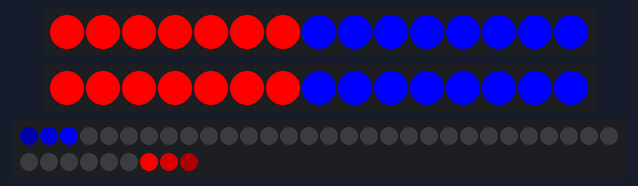
Simulated run of this sketch. Board: Arduino Uno, built with avr-gcc and run on an emulated ATmega328P. On the bench: 2 × 15 RGB LEDs in strip order, left to right, 39 RGB LEDs in strip order, left to right, continuing on the next row.

Above: at 0.26 s.
At 10.66 s:
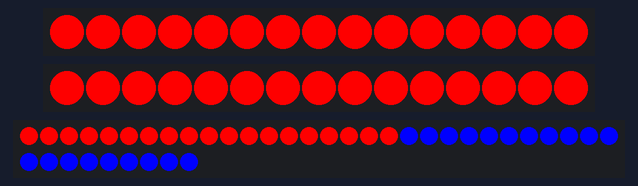
At 15.6 s:
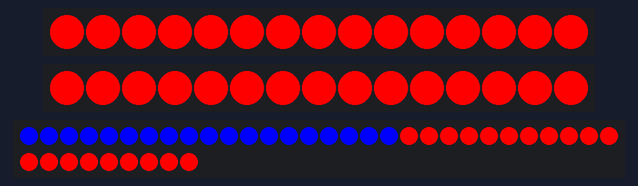
At 20.9 s:
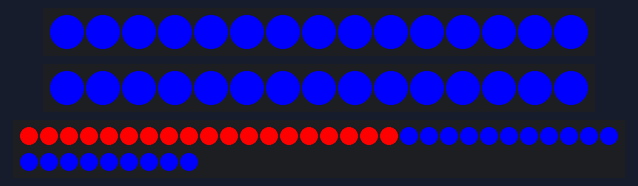
At 31.5 s:
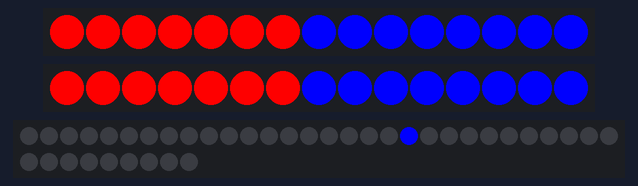
At 39.85 s:
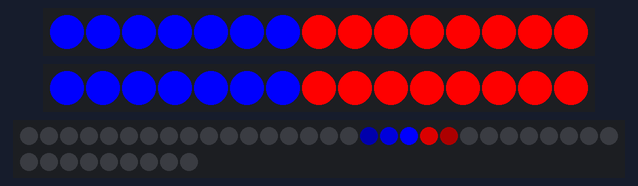

Measured:
- what the display in image 1 shows lasts 0.4 s, from 10.5 s to 10.9 s
- what the display in image 2 shows lasts 0.5 s, from 15.6 s to 16.1 s
- what the display in image 3 shows lasts 10.5 s, from 20.9 s to 31.4 s

The sketch:

halloween_2021_PoliceCar.ino
```cpp
#include <Adafruit_NeoPixel.h>
#ifdef __AVR__
  #include <avr/power.h>
#endif

//  The overall fire brightness
//  (this can affect both color levels and power consumption)
int brightness = 250;
int frontAnimationStep = 0;
int rearAnimationStep = 0;

// Parameter 1 = number of pixels in strip
// Parameter 2 = Arduino pin number (most are valid)
// Parameter 3 = pixel type flags, add together as needed:
//   NEO_KHZ800  800 KHz bitstream (most NeoPixel products w/WS2812 LEDs)
//   NEO_KHZ400  400 KHz (classic 'v1' (not v2) FLORA pixels, WS2811 drivers)
//   NEO_GRB     Pixels are wired for GRB bitstream (most NeoPixel products)
//   NEO_RGB     Pixels are wired for RGB bitstream (v1 FLORA pixels, not v2)

Adafruit_NeoPixel rearStrip = Adafruit_NeoPixel(15, 5, NEO_GRB + NEO_KHZ800);
Adafruit_NeoPixel rearStrip2 = Adafruit_NeoPixel(15, 9, NEO_GRB + NEO_KHZ800);
Adafruit_NeoPixel frontStrip = Adafruit_NeoPixel(39, 6, NEO_GRB + NEO_KHZ800);

// IMPORTANT: To reduce NeoPixel burnout risk, add 1000 uF capacitor across
// pixel power leads, add 300 - 500 Ohm resistor on first pixel's data input
// and minimize distance between Arduino and first pixel.  Avoid connecting
// on a live circuit...if you must, connect GND first.
// For the ultimate NeoPixel guide, check out:
// https://learn.adafruit.com/adafruit-neopixel-uberguide/overview

void setup() {
  rearStrip.begin();
  rearStrip.setBrightness(brightness);
  rearStrip.show(); // Initialize all pixels to 'off'

  rearStrip2.begin();
  rearStrip2.setBrightness(brightness);
  rearStrip2.show(); // Initialize all pixels to 'off'

  frontStrip.begin();
  frontStrip.setBrightness(brightness);
  frontStrip.show(); // Initialize all pixels to 'off'

  //delay(200);
  //boosterInitialize(&boosterStrip, 240);
  //delay(100);
}

int rearAnimation1(Adafruit_NeoPixel *strip, int brightness, int animationStep) {
  for(int i=0; i< strip->numPixels(); i++) {
    strip->setPixelColor(i, 0, 0, 255);
  }

  strip->show();

  return 0;
}

int rearAnimation2(Adafruit_NeoPixel *strip, int brightness, int animationStep) {
  for(int i=0; i< strip->numPixels(); i++) {
    strip->setPixelColor(i, 255, 0, 0);
  }

  strip->show();

  return 0;
}

int rearAnimation3(Adafruit_NeoPixel *strip, int brightness, int animationStep) {
  if (animationStep < 4) {
    for(int i=0; i< strip->numPixels(); i++) {
      if (i < strip->numPixels() / 2) {
        strip->setPixelColor(i, 255, 0, 0);
      } else {
        strip->setPixelColor(i, 0, 0, 255);
      }
    }
  } else {
    for(int i=0; i< strip->numPixels(); i++) {
      if (i < strip->numPixels() / 2) {
        strip->setPixelColor(i, 0, 0, 255);
      } else {
        strip->setPixelColor(i, 255, 0, 0);
      }
    }
  }

  strip->show();

  if (animationStep < 8) {
    return animationStep + 1;
  } else {
    return 0;
  }
}

int frontAnimation1(Adafruit_NeoPixel *strip, int animationStep) {
  int numPixels = strip->numPixels();
  for (int j = 0; j < numPixels; j++) {
    if (j < numPixels / 2) {
      strip->setPixelColor(j, 255, 0, 0);
    } else {
      strip->setPixelColor(j, 0, 0, 255);
    }
  }

  strip->show();

  if (animationStep < strip->numPixels()) {
    return animationStep + 1;
  } else {
    return 0;
  }
}

int frontAnimation2(Adafruit_NeoPixel *strip, int animationStep) {
  int numPixels = strip->numPixels();

  if (animationStep < 4) {
    for (int j = 0; j < numPixels; j++) {
      if (j < numPixels / 2) {
        strip->setPixelColor(j, 255, 0, 0);
      } else {
        strip->setPixelColor(j, 0, 0, 255);
      }
    }
  } else {
    for (int j = 0; j < numPixels; j++) {
      if (j < numPixels / 2) {
        strip->setPixelColor(j, 0, 0, 255);
      } else {
        strip->setPixelColor(j, 255, 0, 0);
      }
    }
  }

  strip->show();

  if (animationStep < 8) {
    return animationStep + 1;
  } else {
    return 0;
  }
}

int frontAnimation3(Adafruit_NeoPixel *strip, int animationStep) {
  int numPixels = strip->numPixels();

  for (int j = 0; j < (numPixels / 2); j++) {
    if (j == animationStep) {
      strip->setPixelColor(j, 0, 0, 255);
      strip->setPixelColor(numPixels - j - 1, 255, 0, 0);
    } else if (j == animationStep - 1) {
      strip->setPixelColor(j, 0, 0, 150);
      strip->setPixelColor(numPixels - j - 1, 150, 0, 0);
    } else if (j == animationStep - 2) {
      strip->setPixelColor(j, 0, 0, 50);
      strip->setPixelColor(numPixels - j - 1, 50, 0, 0);
    } else {
      strip->setPixelColor(j, 0, 0, 0);
      strip->setPixelColor(numPixels - j - 1, 0, 0, 0);
    }
  }

  strip->show();

  if (animationStep < numPixels / 2) {
    return animationStep + 1;
  } else {
    return 0;
  }
}

int loopCount = 0;
int tempAnimation = 0;
void loop() {
  if (loopCount < 100) {
    frontAnimationStep = frontAnimation3(&frontStrip, frontAnimationStep);
    rearAnimation3(&rearStrip, 200, rearAnimationStep);
    rearAnimationStep = rearAnimation3(&rearStrip2, 200, rearAnimationStep);
  } else if (loopCount < 200) {
    frontAnimationStep = frontAnimation2(&frontStrip, frontAnimationStep);
    rearAnimation2(&rearStrip, 200, rearAnimationStep);
    rearAnimationStep = rearAnimation2(&rearStrip2, 200, rearAnimationStep);
  } else {
    frontAnimationStep = frontAnimation1(&frontStrip, frontAnimationStep);
    rearAnimation1(&rearStrip, 200, rearAnimationStep);
    rearAnimationStep = rearAnimation1(&rearStrip2, 200, rearAnimationStep);
  }

  delay (100);
  if (loopCount < 300) {
    loopCount++;
  } else {
    loopCount = 0;
  }
}
```
